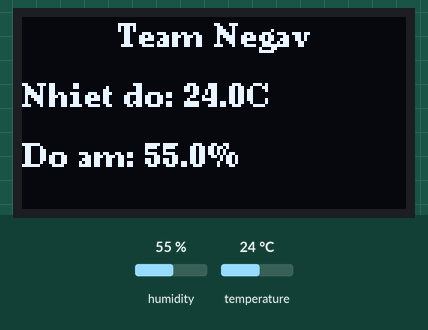
Simulated run of this sketch. Board: ESP32. Parts: 128×64 one-colour display. Inputs (shaded band) come from the test bench; at power-on: humidity 55 %, temperature 24 °C. WiFi joins after 1.5 s; servers stay silent unless stated; what the sketch prints to the serial monitor is not drawn.

Above: at 4.4 s.
4.5 s: humidity set to 22 %
At 8.4 s:
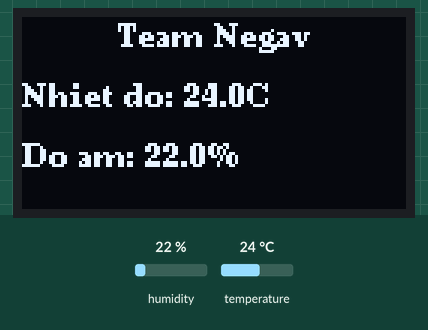
9.3 s: temperature set to 12 °C
At 12.6 s:
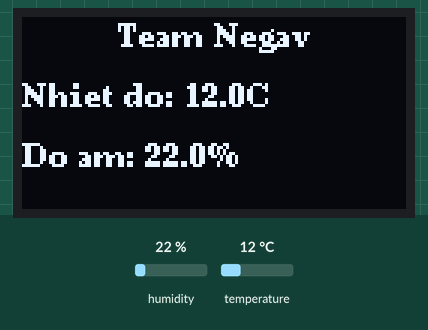
13.3 s: humidity set to 40 %
At 16.9 s:
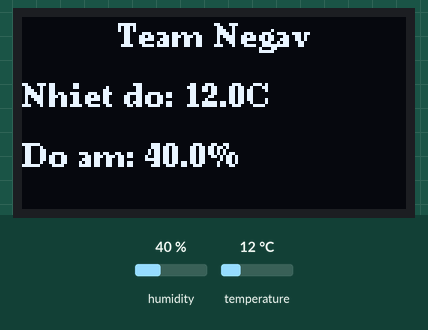
17.3 s: temperature set to 19 °C
Timing chart, 0 to 20.3 s (numbered marks = the images above; inputs shaded):
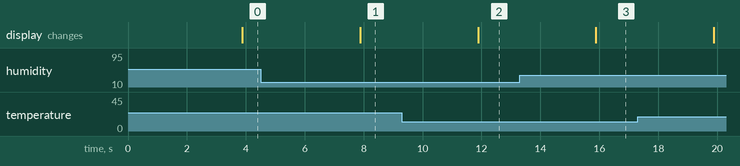

Measured:
- after the input at 4.5 s, the display: changes after 3.4 s (image 1)
- after the input at 9.3 s, the display: changes after 2.6 s (image 2)
- after the input at 13.3 s, the display: changes after 2.6 s (image 3)

The sketch:

update_phone.ino
```cpp
#define BLYNK_TEMPLATE_ID "TMPL6dR8yMeZT"
#define BLYNK_TEMPLATE_NAME "ali alo ola"
#define BLYNK_AUTH_TOKEN "EJymJE6-BPKTqM9wleM85dIBiJ3i0hN3"


#include <WiFi.h>
#include <BlynkSimpleEsp32.h>
#include <Wire.h>
#include <U8g2lib.h>
#include <DHT.h>

// Khởi tạo màn hình SH1106 với giao tiếp I2C
U8G2_SH1106_128X64_NONAME_F_HW_I2C oled(U8G2_R0, /* reset=*/U8X8_PIN_NONE);

// Thông tin WiFi
char ssid[] = "Digapdeha";         // Tên WiFi
char pass[] = "1234678910";     // Mật khẩu WiFi


// Chân cảm biến DHT11
#define DHT11_PIN 23
DHT dht11(DHT11_PIN, DHT11);

BlynkTimer timer; // Tạo timer cho Blynk

// Hàm hiển thị dữ liệu trên OLED
void oledDisplayCenter(String temperature, String humidity) {
  oled.clearBuffer(); // Xóa nội dung cũ

  // Hiển thị tiêu đề
  oled.setCursor((128 - oled.getStrWidth("Team Negav")) / 2, 10);
  oled.print("Team Negav");

  // Hiển thị nhiệt độ
  oled.setCursor(0, 30);
  oled.print("Nhiet do: ");
  oled.print(temperature.c_str());

  // Hiển thị độ ẩm
  oled.setCursor(0, 50);
  oled.print("Do am: ");
  oled.print(humidity.c_str());

  oled.sendBuffer(); // Cập nhật màn hình
}

// Hàm gửi dữ liệu cảm biến tới Blynk
void sendSensorData() {
  float humi = dht11.readHumidity();      // Đọc độ ẩm
  float tempC = dht11.readTemperature();  // Đọc nhiệt độ

  // Nếu không đọc được dữ liệu từ cảm biến
  if (isnan(humi) || isnan(tempC)) {
    Serial.println("Lỗi đọc cảm biến!");
    return;
  }

  // Gửi dữ liệu tới Blynk
  Blynk.virtualWrite(V0, tempC); // Gửi nhiệt độ tới V0
  Blynk.virtualWrite(V1, humi);  // Gửi độ ẩm tới V1

  // Hiển thị dữ liệu trên OLED
  String temperature = String(tempC, 1) + char(176) + "C"; // Nhiệt độ với ký tự °
  String humidity = String(humi, 1) + "%";                // Độ ẩm với ký tự %
  oledDisplayCenter(temperature, humidity);

  // Ghi log ra Serial Monitor
  Serial.print("Nhiet do: ");
  Serial.print(tempC);
  Serial.print("°C, Do am: ");
  Serial.print(humi);
  Serial.println("%");
}

void setup() {
  Serial.begin(9600);

  // Khởi tạo OLED
  oled.begin();
  oled.clearBuffer();
  oled.setFont(u8g2_font_ncenB08_tr); // Đặt font chữ

  // Kết nối WiFi và Blynk
  WiFi.begin(ssid, pass);
  Blynk.begin(BLYNK_AUTH_TOKEN, ssid, pass);

  // Khởi tạo cảm biến DHT11
  dht11.begin();

  // Đặt lịch gửi dữ liệu mỗi 2 giây
  timer.setInterval(2000L, sendSensorData);
}

void loop() {
  Blynk.run();  // Chạy Blynk
  timer.run();  // Chạy Timer
}
```
